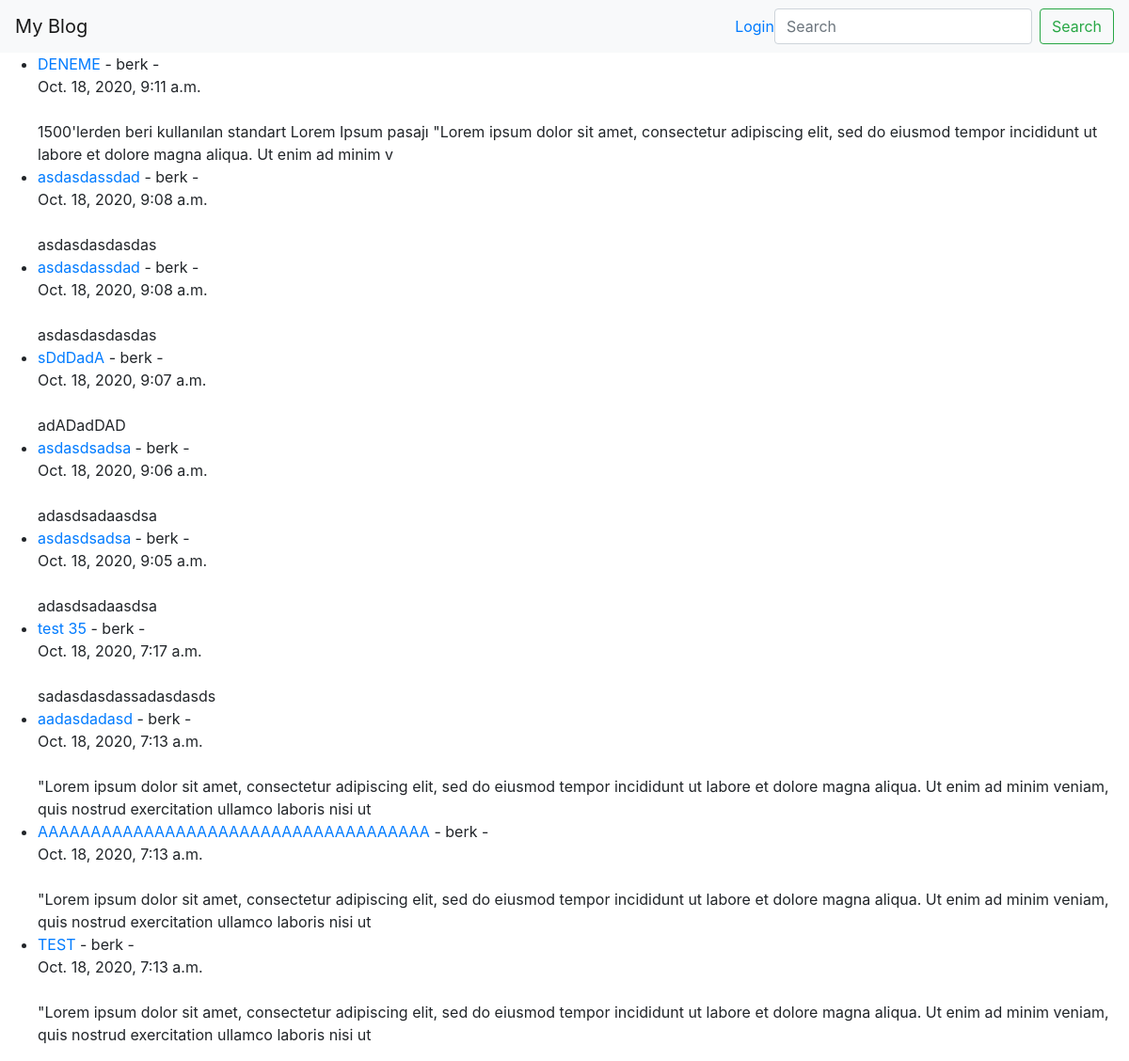
/main/, run on the app's committed database.
### main/models.py (models this page shows, shortened)
class Post(models.Model):
    title = models.CharField(max_length=250)
    author = models.ForeignKey(User, on_delete=models.CASCADE)
    body = models.TextField()
    post_date = models.DateTimeField(auto_now_add=True)
    category = models.CharField(max_length=250, default='coding')

### main/views.py (the view)
# urls.py: path('main/', mainView.as_view(), name='main'),
class mainView(ListView):
    model = Post
    template_name = 'main/main.html'
    ordering = ['-id']

### template/main/main.html (shortened to what this page needs)
{% extends 'main/base.html' %}
{% block content %}
    <ul>
        {% for post in object_list %}
            <li><a href="{% url 'detail' post.pk %}">{{post.title}}</a> - {{post.author}} -
                <br>
                {{ post.post_date }}
                <br>
                <br>
                {{post.body|slice:200}}
                <br>
            </li>
        {%endfor%}
    </ul>
{% endblock %}

### template/main/base.html (shortened to what this page needs)
<!doctype html>
<html lang="en">
  <head>
    <link rel="stylesheet" href="https://cdn.jsdelivr.net/npm/bootstrap@4.5.3/dist/css/bootstrap.min.css">
  </head>
  <body>
      <nav class="navbar navbar-light bg-light">
          <a class="navbar-brand">My Blog</a>
            <form class="form-inline">
            {%if user.is_authenticated %}
              <a href="{% url 'logout' %}">Log Out</a>
              <a href="{% url 'add_post' %}">Add Post</a>
              <a href="{% url 'add_category' %}">Add Category</a>
            {% else %}
              <a href="{% url 'login' %}">Login</a>
            {% endif %}
            <input class="form-control mr-sm-2" type="search" placeholder="Search" aria-label="Search">
            <button class="btn btn-outline-success my-2 my-sm-0" type="submit">Search</button>
          </form>
      </nav>
    {% block content %}
    {% endblock %}
  </body>
</html>

### data on the page
Post: title "DENEME", author "berk", post_date "Oct. 18, 2020, 9:11 a.m.", body "1500'lerden beri kullanılan standart Lorem Ipsum pasajı \"Lorem ipsum dolor sit amet, consectetur adipiscing elit, sed do eiusmod tempor incididunt ut labore et dolore magna aliqua. Ut enim ad minim v"
Post: title "asdasdassdad", author "berk", post_date "Oct. 18, 2020, 9:08 a.m.", body "asdasdasdasdas"
Post: title "asdasdassdad", author "berk", post_date "Oct. 18, 2020, 9:08 a.m.", body "asdasdasdasdas"
Post: title "sDdDadA", author "berk", post_date "Oct. 18, 2020, 9:07 a.m.", body "adADadDAD"
Post: title "asdasdsadsa", author "berk", post_date "Oct. 18, 2020, 9:06 a.m.", body "adasdsadaasdsa"
Post: title "asdasdsadsa", author "berk", post_date "Oct. 18, 2020, 9:05 a.m.", body "adasdsadaasdsa"
Post: title "test 35", author "berk", post_date "Oct. 18, 2020, 7:17 a.m.", body "sadasdasdassadasdasds"
Post: title "aadasdadasd", author "berk", post_date "Oct. 18, 2020, 7:13 a.m.", body "\"Lorem ipsum dolor sit amet, consectetur adipiscing elit, sed do eiusmod tempor incididunt ut labore et dolore magna aliqua. Ut enim ad minim veniam, quis nostrud exercitation ullamco laboris nisi ut"
Post: title "AAAAAAAAAAAAAAAAAAAAAAAAAAAAAAAAAAAAA", author "berk", post_date "Oct. 18, 2020, 7:13 a.m.", body "\"Lorem ipsum dolor sit amet, consectetur adipiscing elit, sed do eiusmod tempor incididunt ut labore et dolore magna aliqua. Ut enim ad minim veniam, quis nostrud exercitation ullamco laboris nisi ut"
Post: title "TEST", author "berk", post_date "Oct. 18, 2020, 7:13 a.m.", body "\"Lorem ipsum dolor sit amet, consectetur adipiscing elit, sed do eiusmod tempor incididunt ut labore et dolore magna aliqua. Ut enim ad minim veniam, quis nostrud exercitation ullamco laboris nisi ut"
